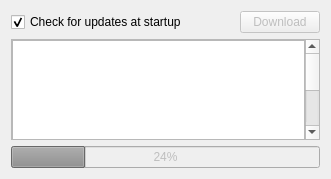
<?xml version="1.0" encoding="UTF-8"?>
<ui version="4.0">
 <class>UpdaterWidget</class>
 <widget class="QWidget" name="UpdaterWidget">
  <property name="geometry">
   <rect>
    <x>0</x>
    <y>0</y>
    <width>331</width>
    <height>179</height>
   </rect>
  </property>
  <property name="windowTitle">
   <string>UpdaterWidget</string>
  </property>
  <layout class="QVBoxLayout" name="verticalLayout_2">
   <item>
    <layout class="QVBoxLayout" name="verticalLayout">
     <item>
      <layout class="QHBoxLayout" name="horizontalLayout">
       <item>
        <widget class="QCheckBox" name="checkBoxCheckForUpdates">
         <property name="text">
          <string>Check for updates at startup</string>
         </property>
         <property name="checked">
          <bool>true</bool>
         </property>
        </widget>
       </item>
       <item>
        <spacer name="horizontalSpacer">
         <property name="orientation">
          <enum>Qt::Horizontal</enum>
         </property>
         <property name="sizeType">
          <enum>QSizePolicy::MinimumExpanding</enum>
         </property>
         <property name="sizeHint" stdset="0">
          <size>
           <width>0</width>
           <height>0</height>
          </size>
         </property>
        </spacer>
       </item>
       <item>
        <widget class="QPushButton" name="pushButtonDownload">
         <property name="enabled">
          <bool>false</bool>
         </property>
         <property name="text">
          <string>Download</string>
         </property>
        </widget>
       </item>
      </layout>
     </item>
     <item>
      <widget class="QScrollArea" name="scrollAreaUpdateNotes">
       <property name="widgetResizable">
        <bool>true</bool>
       </property>
       <widget class="QWidget" name="scrollAreaWidgetContents">
        <property name="geometry">
         <rect>
          <x>0</x>
          <y>0</y>
          <width>292</width>
          <height>192</height>
         </rect>
        </property>
        <layout class="QVBoxLayout" name="verticalLayout_3">
         <property name="spacing">
          <number>0</number>
         </property>
         <property name="leftMargin">
          <number>0</number>
         </property>
         <property name="topMargin">
          <number>0</number>
         </property>
         <property name="rightMargin">
          <number>0</number>
         </property>
         <property name="bottomMargin">
          <number>0</number>
         </property>
         <item>
          <widget class="QPlainTextEdit" name="plainTextEdit">
           <property name="enabled">
            <bool>true</bool>
           </property>
           <property name="sizePolicy">
            <sizepolicy hsizetype="MinimumExpanding" vsizetype="MinimumExpanding">
             <horstretch>0</horstretch>
             <verstretch>0</verstretch>
            </sizepolicy>
           </property>
           <property name="readOnly">
            <bool>true</bool>
           </property>
          </widget>
         </item>
        </layout>
       </widget>
      </widget>
     </item>
     <item>
      <widget class="QProgressBar" name="progressBarDownload">
       <property name="enabled">
        <bool>false</bool>
       </property>
       <property name="value">
        <number>24</number>
       </property>
      </widget>
     </item>
    </layout>
   </item>
  </layout>
 </widget>
 <resources/>
 <connections/>
</ui>
